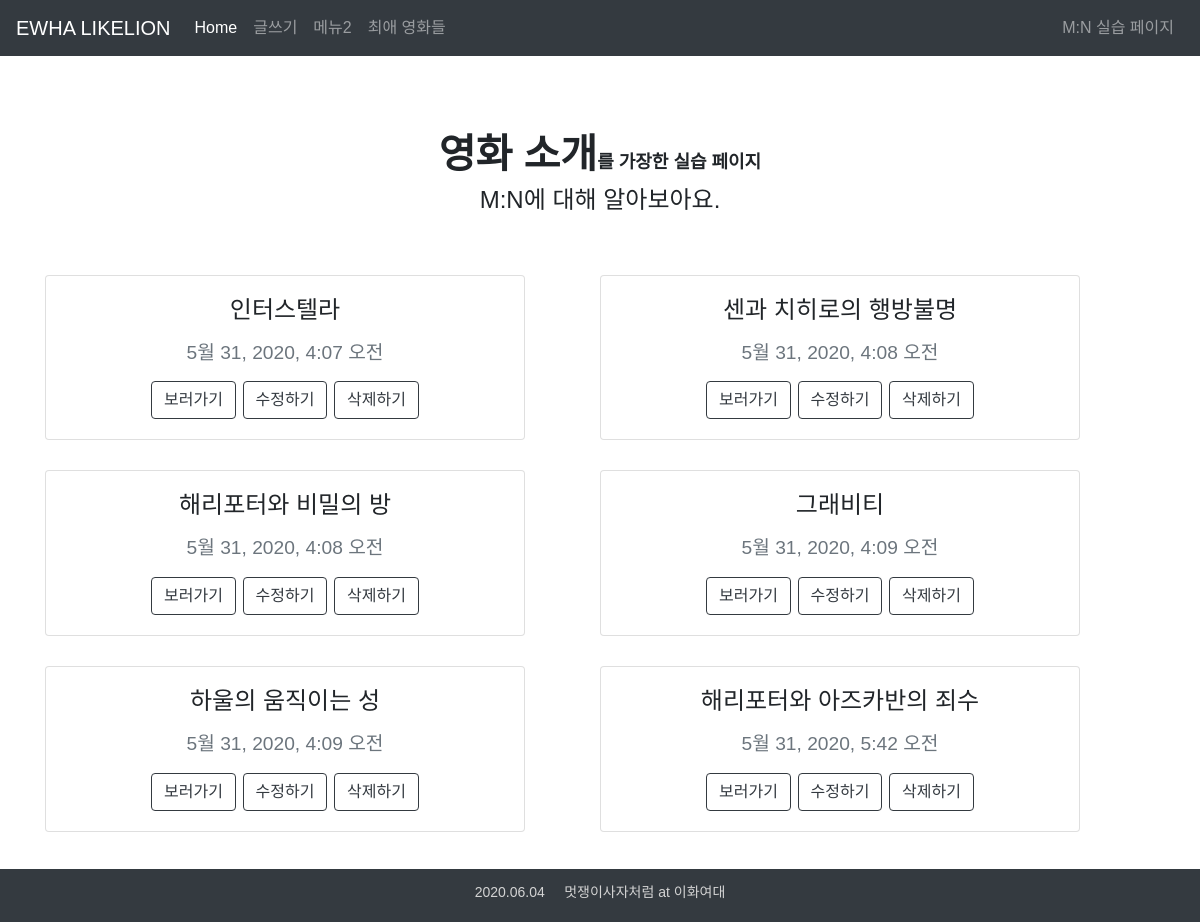
The page / on the database its author committed.
### blog/models.py (models this page shows, shortened)
class Blog(models.Model):
    title = models.CharField(max_length=200)
    pub_date = models.DateTimeField('date published')
    body = models.TextField()
    hashtag=models.ManyToManyField(Hashtag)

### blog/views.py (the view)
# urls.py: 2. Add a URL to urlpatterns:  path('', views.home, name='home')
def home(request):
    blogs = Blog.objects
    return render(request, 'home.html', {'blogs': blogs})

### blog/templates/home.html (shortened to what this page needs)
<!DOCTYPE html>
<html lang="en">
<head>
    <link rel="stylesheet" href="https://stackpath.bootstrapcdn.com/bootstrap/4.5.0/css/bootstrap.min.css">
</head>
<body>
<nav class="navbar navbar-expand-lg navbar-dark bg-dark">
    <a class="navbar-brand" href="#">EWHA LIKELION</a>
  <div class="collapse navbar-collapse" id="navbarText">
    <ul class="navbar-nav mr-auto">
      <li class="nav-item active">
        <a class="nav-link" href="#">Home <span class="sr-only">(current)</span></a>
      </li>
      <li class="nav-item">
        <a class="nav-link" href="{% url 'new' %}">글쓰기</a>
      </li>
      <li class="nav-item">
        <a class="nav-link" href="#">메뉴2</a>
      </li>
      <li class="nav-item">
        <a class="nav-link" href="{%url 'movie' %}">최애 영화들</a>
      </li>
    </ul>
    <span class="navbar-text">
      M:N 실습 페이지
    </span>
  </div>
</nav>
<h1>영화 소개<span style="font-weight: 600; font-size: 18px;">를 가장한 실습 페이지</span></h1>
<h4>M:N에 대해 알아보아요.</>
<div class ="container">
{%  for blog in blogs.all  %}
    <div class="card text-center">
        <div class="card-body">
            <h4 class="card-title">{{ blog.title }}</h4>
            <p class="card-text"><small class="text-muted">{{ blog.pub_date }}</small></p>
            <a href="{% url 'detail' blog.id %}" class="btn btn-outline-dark">보러가기</a>
            <a href="{% url 'edit' blog.id %}" class="btn btn-outline-dark">수정하기</a>
            <a href="{% url 'delete' blog.id %}" class="btn btn-outline-dark">삭제하기</a>
        </div>
    </div>
{% endfor %}
</div>
<footer class="navbar-expand-lg navbar-dark bg-dark">
    <p>2020.06.04 &nbsp;&nbsp;&nbsp; 멋쟁이사자처럼 at 이화여대</p>
</footer>
</body>
</html>

### blog/templates/home.html (style rules this page uses)
div, h1, h4, p, a { font-family: 'Noto Sans KR', sans-serif; text-align: center; }
.navbar { position: fixed; left:0; top:0; width: 100%; z-index:999; }
.navbar-text { margin-right: 10px; }
h1 { font-weight: 900; margin-top: 130px; }
.container { text-align: left; display: grid; grid-template-columns: 1fr 1fr; margin: 30px auto 90px auto; }
.card { display: inline-block; margin: 30px 0 0 0; width: 30rem; }
footer { position: fixed; left:0; bottom:0; width:100%; font-weight: 100; color: lightgray; margin-top: 10vh; }
footer p { font-size: 14px; font-weight: 500; padding: 15px 0 5px 0; }

### rows shown on the page
Blog: title "인터스텔라", pub_date "5월 31, 2020, 4:07 오전"
Blog: title "센과 치히로의 행방불명", pub_date "5월 31, 2020, 4:08 오전"
Blog: title "해리포터와 비밀의 방", pub_date "5월 31, 2020, 4:08 오전"
Blog: title "그래비티", pub_date "5월 31, 2020, 4:09 오전"
Blog: title "하울의 움직이는 성", pub_date "5월 31, 2020, 4:09 오전"
Blog: title "해리포터와 아즈카반의 죄수", pub_date "5월 31, 2020, 5:42 오전"
